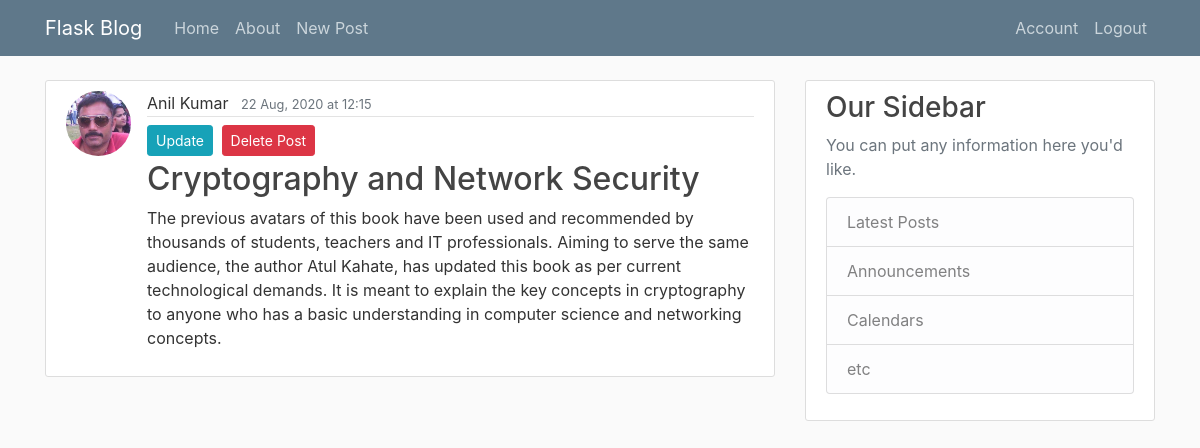
The app's page /post/4 (signed in) with its own data.
### blog/models.py (models this page shows, shortened)
class User (db.Model, UserMixin):
    id = db.Column(db.Integer, primary_key = True)
    username = db.Column(db.String(20), unique = True, nullable = False)
    email = db.Column(db.String(120), unique=True, nullable=False)
    image_file = db.Column(db.String(20), nullable=False, default = 'default.jpg')
    password = db.Column(db.String(60), nullable=False)
    posts = db.relationship('Post', backref = 'author', lazy = True)

class Post(db.Model):
    id = db.Column('post_id', db.Integer, primary_key=True)
    title = db.Column(db.String(120),  nullable=False)
    date_posted = db.Column(db.DateTime, nullable=False, default = datetime.utcnow)
    contents = db.Column(db.Text, nullable = False)
    user_id = db.Column(db.Integer, db.ForeignKey('user.id'), nullable = False)

### blog/routes.py (the view)
@app.route('/post/<int:post_id>')
@login_required
def post(post_id):
    post = Post.query.get_or_404(post_id)
    return render_template('post.html', title=post.title, post = post, date_format=date_format)

### blog/models.py (called while the page is built)
@login_manager.user_loader
def load_user(user_id):
    return User.query.get(int(user_id))

### blog/routes.py (called while the page is built)
def date_format(mydate):
    mydate = mydate.replace(tzinfo=pytz.UTC)
    mydate = mydate.replace(tzinfo=pytz.UTC)
    return mydate.astimezone(tzlocal()).strftime('%d %b, %Y at %H:%M')

### blog/templates/post.html (shortened to what this page needs)
{% extends "layout.html" %}
{% block content %}
<article class="media content-section">
    <img class="rounded-circle article-img"
         src="{{ url_for('static', filename='profile_pics/' + post.author.image_file) }}">
    <div class="media-body">
        <div class="article-metadata">
            <a class="mr-2">{{ post.author.username }}</a>
            <small class="text-muted">{{ date_format(post.date_posted) }}</small>
        </div>
        <a class="btn btn-info btn-sm mt-1 mb-1" href="{{ url_for('update_post', post_id=post.id)  }}">Update</a>
        <button type="button" class="btn btn-danger btn-sm m-1" data-toggle="modal" data-target="#deleteModal">
            Delete Post
        </button>
        <h2><a class="article-title">{{ post.title }}</a></h2>
        <p class="article-content">{{ post.contents }}</p>
    </div>
</article>
{% endblock %}

### blog/static/main.css (style rules this page uses)
body { background: #fafafa; color: #333333; margin-top: 5rem; }
h1, h2, h3, h4, h5, h6 { color: #444444; }
.content-section { background: #ffffff; padding: 10px 20px; border: 1px solid #dddddd; border-radius: 3px; margin-bottom: 20px; }
.article-title { color: #444444; }
.article-content { white-space: pre-line; }
.article-img { height: 65px; width: 65px; margin-right: 16px; }
.article-metadata { padding-bottom: 1px; margin-bottom: 4px; border-bottom: 1px solid #e3e3e3 }

### records on screen
User: image_file (picture), author.username "Anil Kumar"
Post: date_posted "22 Aug, 2020 at 12:15", title "Cryptography and Network Security", contents "The previous avatars of this book have been used and recommended by thousands of students, teachers and IT professionals. Aiming to serve the same audience, the author Atul Kahate, has updated this book as per current technological demands. It is meant to explain the key concepts in cryptography to anyone who has a basic understanding in computer science and networking concepts."
